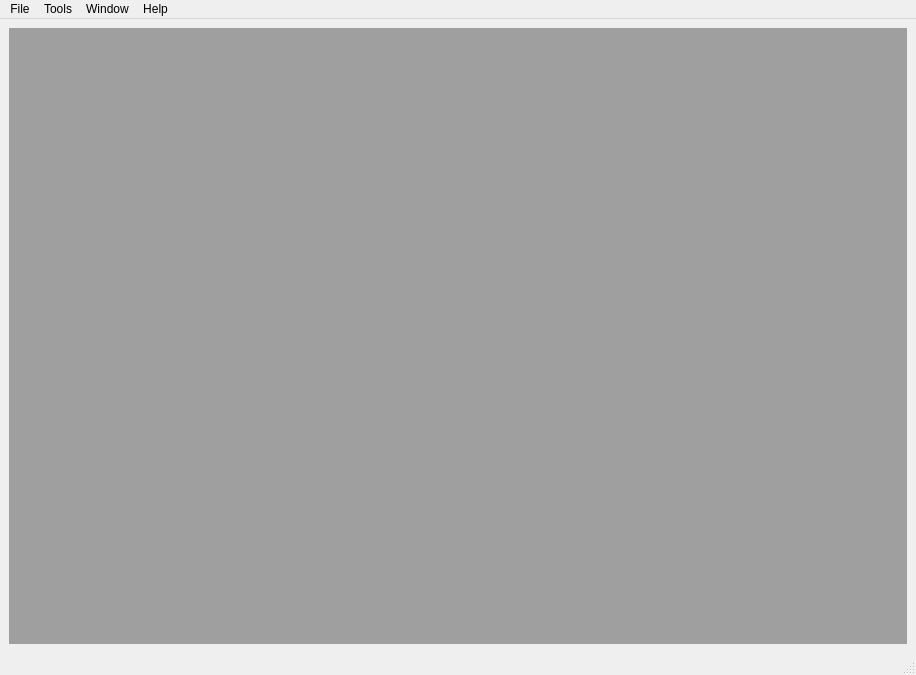
<?xml version="1.0" encoding="UTF-8"?>
<ui version="4.0">
 <class>MainWindow</class>
 <widget class="QMainWindow" name="MainWindow">
  <property name="geometry">
   <rect>
    <x>0</x>
    <y>0</y>
    <width>916</width>
    <height>675</height>
   </rect>
  </property>
  <property name="windowTitle">
   <string>MainWindow</string>
  </property>
  <property name="locale">
   <locale language="English" country="UnitedStates"/>
  </property>
  <widget class="QWidget" name="centralwidget">
   <layout class="QGridLayout" name="gridLayout">
    <item row="0" column="0">
     <widget class="QMdiArea" name="mdiArea"/>
    </item>
   </layout>
  </widget>
  <widget class="QStatusBar" name="statusbar"/>
  <widget class="QMenuBar" name="menubar">
   <property name="geometry">
    <rect>
     <x>0</x>
     <y>0</y>
     <width>916</width>
     <height>24</height>
    </rect>
   </property>
   <widget class="QMenu" name="menuFile">
    <property name="title">
     <string>File</string>
    </property>
    <addaction name="action_loadAGF"/>
    <addaction name="action_loadXML"/>
    <addaction name="separator"/>
    <addaction name="action_Preference"/>
   </widget>
   <widget class="QMenu" name="menuTools">
    <property name="title">
     <string>Tools</string>
    </property>
    <widget class="QMenu" name="menuGlass_Map">
     <property name="title">
      <string>Glass Map</string>
     </property>
     <addaction name="action_NdVd"/>
     <addaction name="action_NeVe"/>
     <addaction name="action_VdPgF"/>
     <addaction name="action_VdPCt"/>
     <addaction name="action_Buchdahl"/>
    </widget>
    <addaction name="menuGlass_Map"/>
    <addaction name="action_DispersionPlot"/>
    <addaction name="action_TransmittancePlot"/>
    <addaction name="action_DnDtabsPlot"/>
    <addaction name="action_CatalogView"/>
    <addaction name="action_GlassSearch"/>
   </widget>
   <widget class="QMenu" name="menuWindow">
    <property name="title">
     <string>Window</string>
    </property>
    <addaction name="action_Tile"/>
    <addaction name="action_Cascade"/>
    <addaction name="action_CloseAll"/>
   </widget>
   <widget class="QMenu" name="menuHelp">
    <property name="title">
     <string>Help</string>
    </property>
    <addaction name="action_About"/>
   </widget>
   <addaction name="menuFile"/>
   <addaction name="menuTools"/>
   <addaction name="menuWindow"/>
   <addaction name="menuHelp"/>
  </widget>
  <action name="action_loadAGF">
   <property name="text">
    <string>Load New AGF</string>
   </property>
  </action>
  <action name="action_DispersionPlot">
   <property name="text">
    <string>Dispersion Plot</string>
   </property>
  </action>
  <action name="action_TransmittancePlot">
   <property name="text">
    <string>Transmittance Plot</string>
   </property>
  </action>
  <action name="action_NdVd">
   <property name="text">
    <string>Nd-Vd</string>
   </property>
  </action>
  <action name="action_NeVe">
   <property name="text">
    <string>Ne-Ve</string>
   </property>
  </action>
  <action name="action_VdPgF">
   <property name="text">
    <string>Vd-PgF</string>
   </property>
  </action>
  <action name="action_About">
   <property name="text">
    <string>About</string>
   </property>
  </action>
  <action name="action_Tile">
   <property name="text">
    <string>Tile</string>
   </property>
  </action>
  <action name="action_Cascade">
   <property name="text">
    <string>Cascade</string>
   </property>
  </action>
  <action name="action_CloseAll">
   <property name="text">
    <string>Close All</string>
   </property>
  </action>
  <action name="action_VdPCt">
   <property name="text">
    <string>Vd-PCt</string>
   </property>
  </action>
  <action name="action_Datasheet">
   <property name="text">
    <string>Datasheet</string>
   </property>
  </action>
  <action name="action_CatalogView">
   <property name="text">
    <string>Catalog View</string>
   </property>
  </action>
  <action name="action_loadXML">
   <property name="text">
    <string>Load New XML</string>
   </property>
  </action>
  <action name="action_DnDtabsPlot">
   <property name="text">
    <string>Dn/Dt(abs) Plot</string>
   </property>
  </action>
  <action name="action_Buchdahl">
   <property name="text">
    <string>Buchdahl</string>
   </property>
  </action>
  <action name="action_GlassSearch">
   <property name="text">
    <string>Glass Search</string>
   </property>
  </action>
  <action name="action_Preference">
   <property name="text">
    <string>Preference</string>
   </property>
  </action>
 </widget>
 <resources/>
 <connections/>
</ui>
